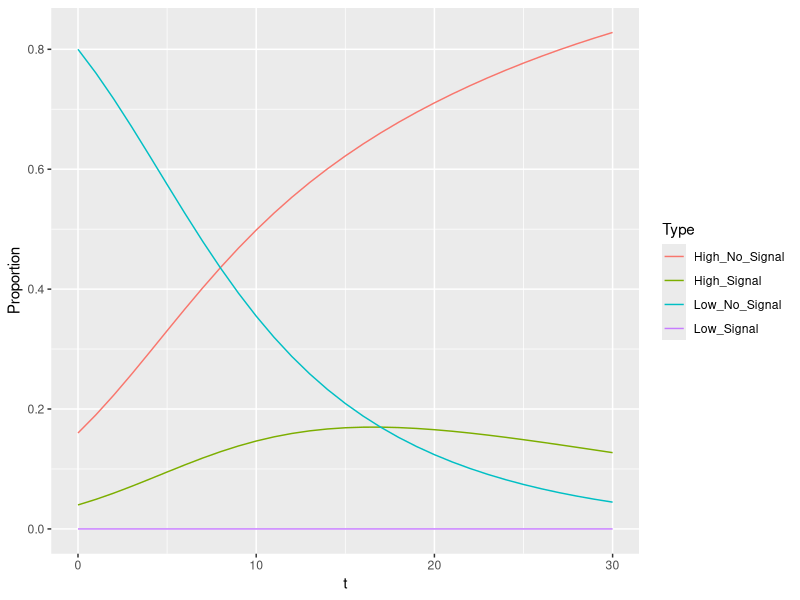
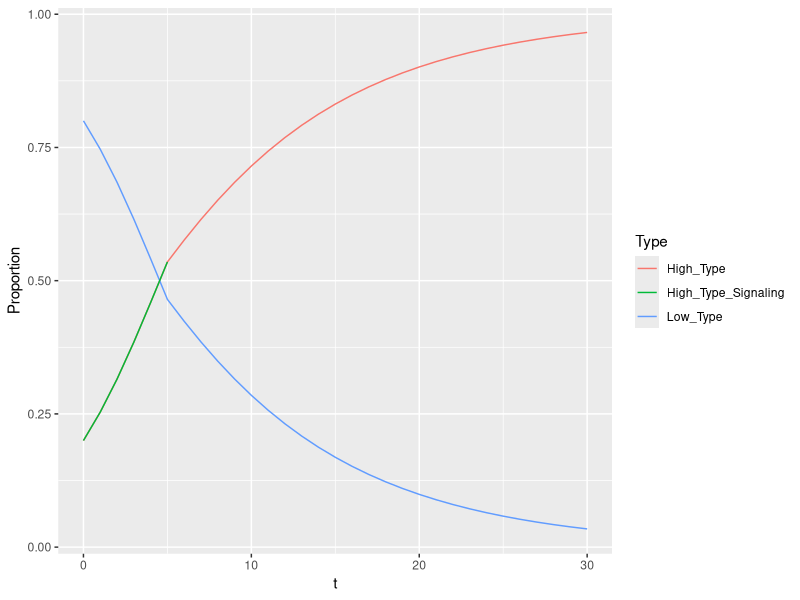
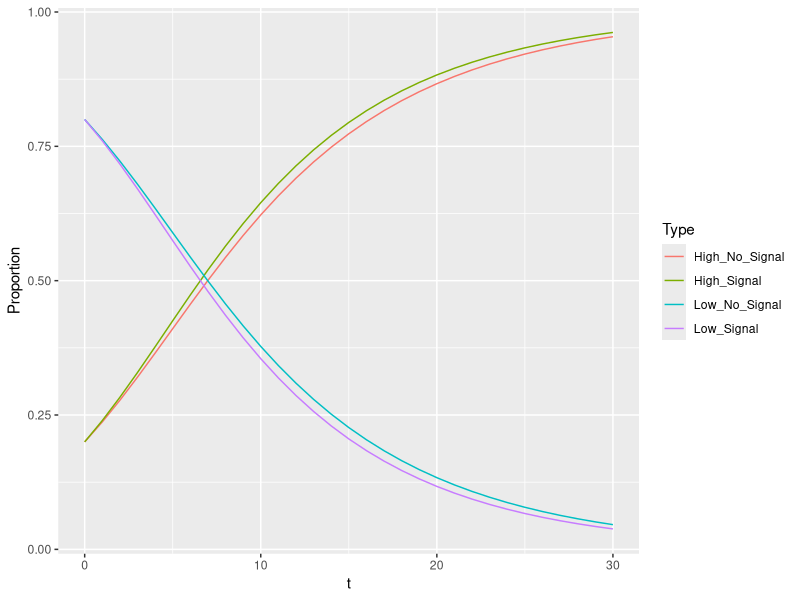
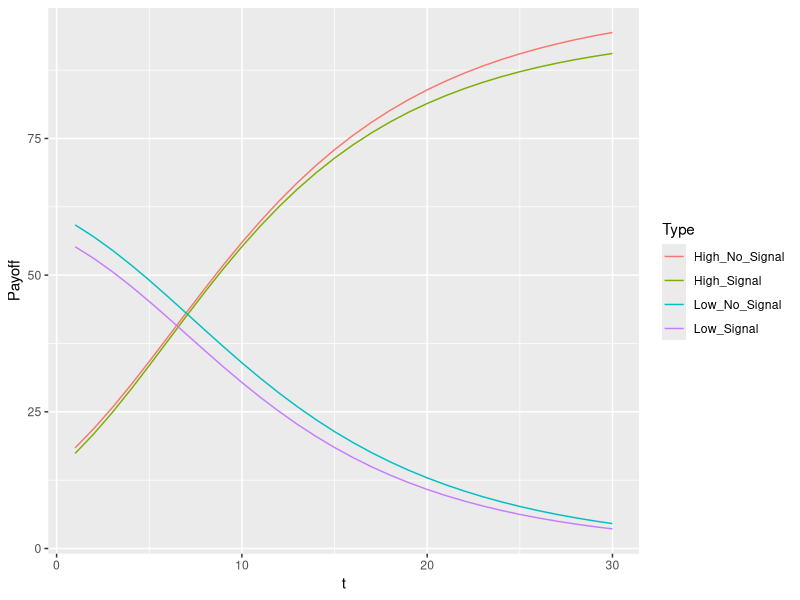
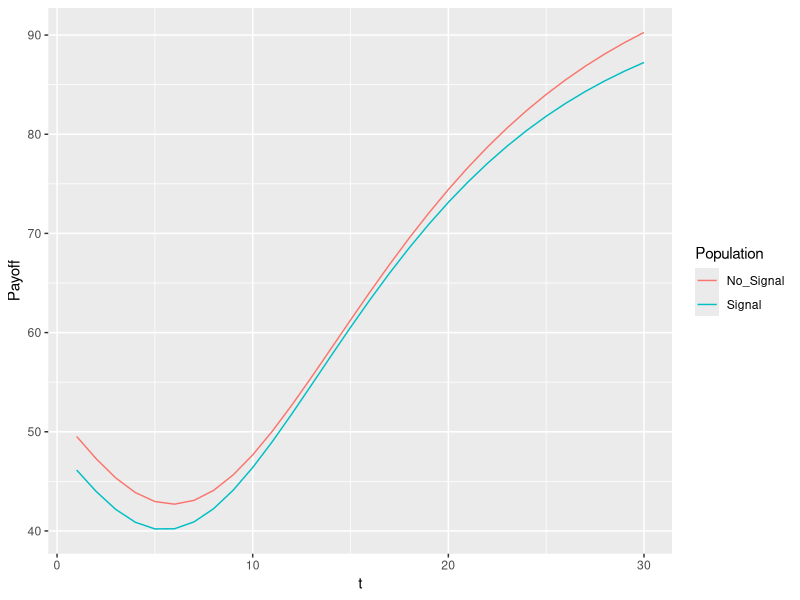
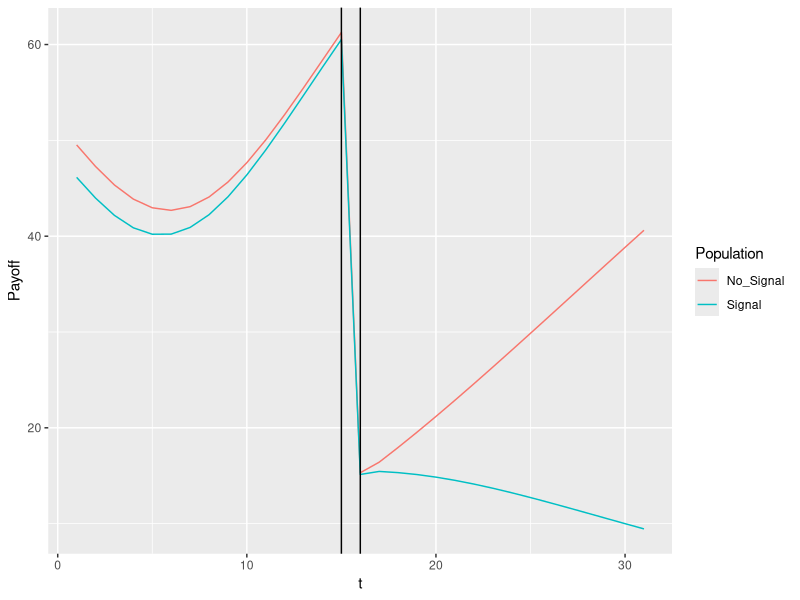
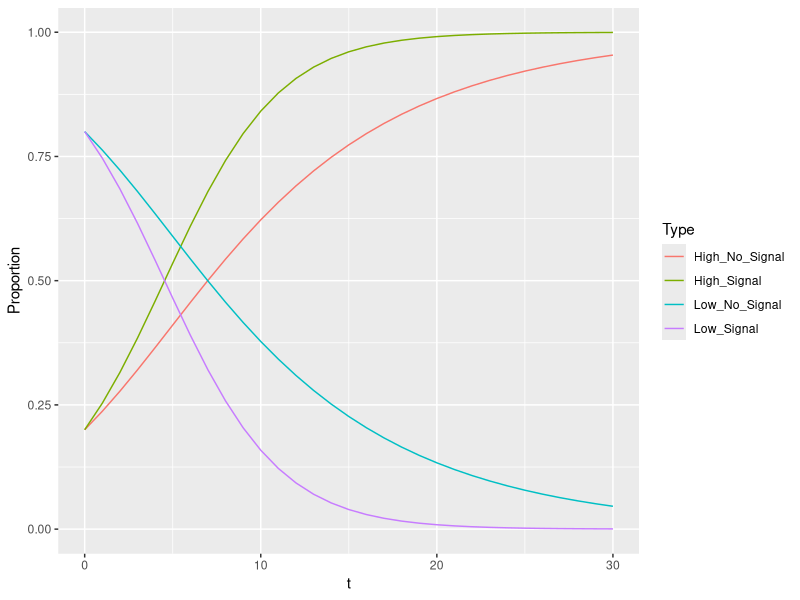
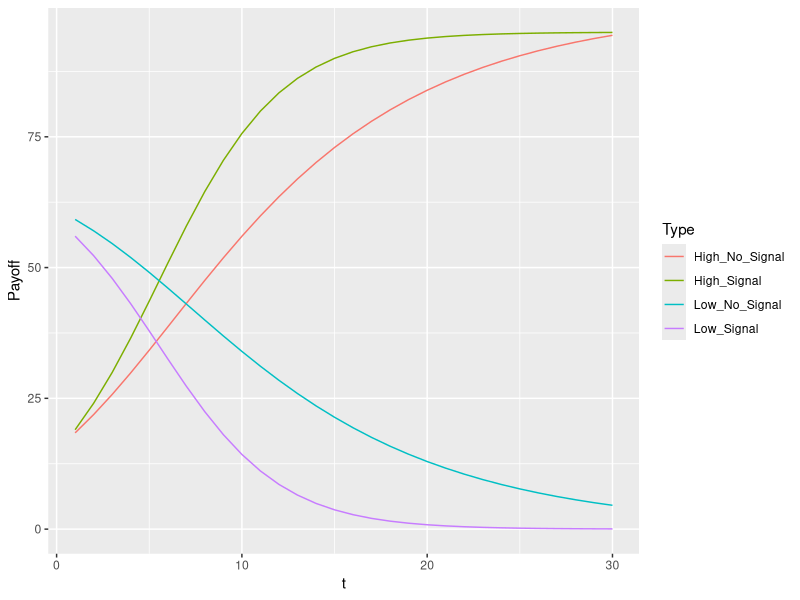

Write R code to recreate these figures, in order.
library("tidyverse", "shiny", "stringr")

time = 30
vHH = 100
vHL = 90
vLH = 90
vLL = 70
K = 5
ratio = .2
ratio_l = 0
ratio_h = .2

evo = function(ratio, ratio_h, ratio_l, vHH, vHL, vLH, vLL, K, time){
  H_N = (1-ratio_h)*ratio
  H_S = ratio_h*ratio
  L_N = (1-ratio_l)*(1-ratio)
  L_S = ratio_l*(1-ratio)
  pop = data.frame(H_N,H_S,L_N,L_S)
  SHH = max(vHH - K, 0)
  SHL = max(vHL - K, 0)
  SLH = max(vLH - K, 0)
  SLL = max(vLL - K, 0)
  payoffs = data.frame(vHH,vHL,vLH,vLL,SHH,SHL,SLH,SLL)
  for(i in 1:time){
    H_N = as.numeric(tail(pop,1)[1])
    H_S = as.numeric(tail(pop,1)[2])
    L_N = as.numeric(tail(pop,1)[3])
    L_S = as.numeric(tail(pop,1)[4])
    S_H = if(H_S+L_S>0){
      H_S/(H_S+L_S)} else {0}
    S_L = 1-S_H
    N_H = if(H_N+L_N>0){
      H_N/(H_N+L_N)} else {0}
    N_L = 1-N_H
    H_N_P = H_N*(N_H*as.numeric(payoffs[1])+N_L*as.numeric(payoffs[2]))
    H_S_P = H_S*(S_H*as.numeric(payoffs[5])+S_L*as.numeric(payoffs[6]))
    L_N_P = L_N*(N_H*as.numeric(payoffs[3])+N_L*as.numeric(payoffs[4]))
    L_S_P = L_S*(S_H*as.numeric(payoffs[7])+S_L*as.numeric(payoffs[8]))
    Total_P = H_N_P+H_S_P+L_N_P+L_S_P
    H_N = H_N_P/Total_P
    H_S = H_S_P/Total_P
    L_N = L_N_P/Total_P
    L_S = L_S_P/Total_P
    pop1 = data.frame(H_N,H_S,L_N,L_S)
    pop = rbind(pop, pop1)
  }
  pop = pop %>%
    rename(High_No_Signal = H_N,
           High_Signal = H_S,
           Low_No_Signal = L_N,
           Low_Signal = L_S) %>%
    mutate(t = 0:time) %>%
    gather("High_No_Signal", "High_Signal", "Low_No_Signal", "Low_Signal", key = Type, value = Proportion)
}

pop_evo = evo(ratio, ratio_h, ratio_l, vHH, vHL, vLH, vLL, K, time)

ggplot(data = pop_evo, aes(x = t, y = Proportion, color = Type)) +
  geom_line()


evo_elect = function(ratio, vHH, vHL, vLH, vLL, K, time){
  SHH = max(vHH - K, 0)
  SHL = max(vHL - K, 0)
  SLH = max(vLH - K, 0)
  SLL = max(vLL - K, 0)
  payoffs = data.frame(vHH,vHL,vLH,vLL,SHH,SHL,SLH,SLL)
  H = ratio
  L = 1-ratio
  vH = H*vHH+L*vHL
  if(SHH>vH){
    S = 1
  } else {
    S = 0
  }
  pop = data.frame(H,L,S)
  for(i in 1:time){
    H = as.numeric(tail(pop,1)[1])
    L = as.numeric(tail(pop,1)[2])
    vH = H*as.numeric(payoffs[1])+L*as.numeric(payoffs[2])
    if(SHH>vH){
      S = 1
      H_P = H*SHH
    } else {
      S = 0
      H_P = H*vH
    }
    L_P = L*((1-S)*(H*vLH+L*vLL)+S*vLL)
    Total_P = H_P+L_P
    H = H_P/Total_P
    L = L_P/Total_P
    pop1 = data.frame(H,L,S)
    pop = rbind(pop, pop1)
  }
  pop = pop %>%
    rename(High_Type = H,
           Low_Type = L,
           Signal = S) %>%
    mutate(t = 0:time) %>%
    gather("High_Type", "Low_Type", key = Type, value = Proportion)
  pop$Signal[pop$Type=="Low_Type"]=0
  pop$Signal = as.factor(pop$Signal)
  pop
}

pop_evo_elect = evo_elect(ratio, vHH, vHL, vLH, vLL, K, time)

pop_evo_electS = pop_evo_elect %>%
  filter(Signal == 1)
pop_evo_electS$Type = "High_Type_Signaling"

ggplot(data = pop_evo_elect, aes(x = t, y = Proportion, color = Type)) +
  geom_line()+
  geom_line(data = pop_evo_electS, aes(x = t, y = Proportion, color = Type))

evo_apart = function(ratio, vHH, vHL, vLH, vLL, K, time){
  H_N = ratio
  H_S = ratio
  L_N = 1-ratio
  L_S = 1-ratio
  pop = data.frame(H_N,H_S,L_N,L_S)
  SHH = max(vHH - K, 0)
  SHL = max(vHL - K, 0)
  SLH = max(vLH - K, 0)
  SLL = max(vLL - K, 0)
  payoffs = data.frame(vHH,vHL,vLH,vLL,SHH,SHL,SLH,SLL)
  fitness = data.frame()
  for(i in 1:time){
    H_N = as.numeric(tail(pop,1)[1])
    H_S = as.numeric(tail(pop,1)[2])
    L_N = as.numeric(tail(pop,1)[3])
    L_S = as.numeric(tail(pop,1)[4])
    H_N_P = H_N*(H_N*as.numeric(payoffs[1])+L_N*as.numeric(payoffs[2]))
    H_S_P = H_S*(H_S*as.numeric(payoffs[5])+L_S*as.numeric(payoffs[6]))
    L_N_P = L_N*(H_N*as.numeric(payoffs[3])+L_N*as.numeric(payoffs[4]))
    L_S_P = L_S*(H_S*as.numeric(payoffs[7])+L_S*as.numeric(payoffs[8]))
    Total_N_P = H_N_P+L_N_P
    Total_S_P = H_S_P+L_S_P
    H_N = H_N_P/Total_N_P
    H_S = H_S_P/Total_S_P
    L_N = L_N_P/Total_N_P
    L_S = L_S_P/Total_S_P
    fitness1 = data.frame(H_N_P,H_S_P,L_N_P,L_S_P)
    fitness = rbind(fitness, fitness1)
    pop1 = data.frame(H_N,H_S,L_N,L_S)
    pop = rbind(pop, pop1)
  }
  group_pay = pop[2:(time+1),]*fitness
  group_pay = group_pay %>%
    mutate(No_Signal = H_N+L_N,
           Signal = H_S+L_S,
           t = 1:time) %>%
    gather("Signal", "No_Signal", key = Population, value = Payoff)
  pop = pop %>%
    rename(High_No_Signal = H_N,
           High_Signal = H_S,
           Low_No_Signal = L_N,
           Low_Signal = L_S) %>%
    mutate(t = 0:time) %>%
    gather("High_No_Signal", "High_Signal", "Low_No_Signal", "Low_Signal", key = Type, value = Proportion)
  fitness = fitness %>%
    rename(High_No_Signal = H_N_P,
           High_Signal = H_S_P,
           Low_No_Signal = L_N_P,
           Low_Signal = L_S_P) %>%
    mutate(t = 1:time) %>%
    gather("High_No_Signal", "High_Signal", "Low_No_Signal", "Low_Signal", key = Type, value = Payoff)
  list(pop, fitness, group_pay)
}

pop_evo_A = evo_apart(ratio, vHH, vHL, vLH, vLL, K, time)[[1]]
pay_evo_A = evo_apart(ratio, vHH, vHL, vLH, vLL, K, time)[[2]]
group_evo_A = evo_apart(ratio, vHH, vHL, vLH, vLL, K, time)[[3]]

ggplot(data = pop_evo_A, aes(x = t, y = Proportion, color = Type)) +
  geom_line()

ggplot(data = pay_evo_A, aes(x = t, y = Payoff, color = Type))+
  geom_line()

ggplot(data = group_evo_A, aes(x = t, y = Payoff, color = Population))+
  geom_line()

evo_join = function(ratio, vHH, vHL, vLH, vLL, K, time){
  H_N = ratio
  H_S = ratio
  L_N = 1-ratio
  L_S = 1-ratio
  pop = data.frame(H_N,H_S,L_N,L_S)
  SHH = max(vHH - K, 0)
  SHL = max(vHL - K, 0)
  SLH = max(vLH - K, 0)
  SLL = max(vLL - K, 0)
  payoffs = data.frame(vHH,vHL,vLH,vLL,SHH,SHL,SLH,SLL)
  fitness = data.frame()
  for(i in 1:ceiling(time/2)){
    H_N = as.numeric(tail(pop,1)[1])
    H_S = as.numeric(tail(pop,1)[2])
    L_N = as.numeric(tail(pop,1)[3])
    L_S = as.numeric(tail(pop,1)[4])
    H_N_P = H_N*(H_N*as.numeric(payoffs[1])+L_N*as.numeric(payoffs[2]))
    H_S_P = H_S*(H_S*as.numeric(payoffs[5])+L_S*as.numeric(payoffs[6]))
    L_N_P = L_N*(H_N*as.numeric(payoffs[3])+L_N*as.numeric(payoffs[4]))
    L_S_P = L_S*(H_S*as.numeric(payoffs[7])+L_S*as.numeric(payoffs[8]))
    Total_N_P = H_N_P+L_N_P
    Total_S_P = H_S_P+L_S_P
    H_N = H_N_P/Total_N_P
    H_S = H_S_P/Total_S_P
    L_N = L_N_P/Total_N_P
    L_S = L_S_P/Total_S_P
    fitness1 = data.frame(H_N_P,H_S_P,L_N_P,L_S_P)
    fitness = rbind(fitness, fitness1)
    pop1 = data.frame(H_N,H_S,L_N,L_S)
    pop = rbind(pop, pop1)
  }
  pop1 = pop1/2
  pop = rbind(pop,pop1)
  fitness1 = fitness1/2
  fitness = rbind(fitness, fitness1)
  for(i in (ceiling(time/2)+1):time){
    H_N = as.numeric(tail(pop,1)[1])
    H_S = as.numeric(tail(pop,1)[2])
    L_N = as.numeric(tail(pop,1)[3])
    L_S = as.numeric(tail(pop,1)[4])
    S_H = if(H_S+L_S>0){
      H_S/(H_S+L_S)} else {0}
    S_L = 1-S_H
    N_H = if(H_N+L_N>0){
      H_N/(H_N+L_N)} else {0}
    N_L = 1-N_H
    H_N_P = H_N*(N_H*as.numeric(payoffs[1])+N_L*as.numeric(payoffs[2]))
    H_S_P = H_S*(S_H*as.numeric(payoffs[5])+S_L*as.numeric(payoffs[6]))
    L_N_P = L_N*(N_H*as.numeric(payoffs[3])+N_L*as.numeric(payoffs[4]))
    L_S_P = L_S*(S_H*as.numeric(payoffs[7])+S_L*as.numeric(payoffs[8]))
    Total_P = H_N_P+H_S_P+L_N_P+L_S_P
    H_N = H_N_P/Total_P
    H_S = H_S_P/Total_P
    L_N = L_N_P/Total_P
    L_S = L_S_P/Total_P
    fitness1 = data.frame(H_N_P,H_S_P,L_N_P,L_S_P)
    fitness = rbind(fitness, fitness1)
    pop1 = data.frame(H_N,H_S,L_N,L_S)
    pop = rbind(pop, pop1)
  }
  group_pay = pop[2:(time+2),]*fitness
  group_pay = group_pay %>%
    mutate(No_Signal = H_N+L_N,
           Signal = H_S+L_S,
           t = 1:(time+1)) %>%
    gather("Signal", "No_Signal", key = Population, value = Payoff)
  pop = pop %>%
    rename(High_No_Signal = H_N,
           High_Signal = H_S,
           Low_No_Signal = L_N,
           Low_Signal = L_S) %>%
    mutate(t = 0:(time+1)) %>%
    gather("High_No_Signal", "High_Signal", "Low_No_Signal", "Low_Signal", key = Type, value = Proportion)
  fitness = fitness %>%
    rename(High_No_Signal = H_N_P,
           High_Signal = H_S_P,
           Low_No_Signal = L_N_P,
           Low_Signal = L_S_P) %>%
    mutate(t = 1:(time+1)) %>%
    gather("High_No_Signal", "High_Signal", "Low_No_Signal", "Low_Signal", key = Type, value = Payoff)
  list(pop, fitness, group_pay)
}

test=evo_join(ratio, vHH, vHL, vLH, vLL, K, time)

ggplot(data = test[[3]], aes(x = t, y = Payoff, color = Population)) +
  geom_line()+
  geom_vline(xintercept = ceiling(time/2))+
  geom_vline(xintercept = ceiling(time/2)+1)


evo_apart_high = function(ratio, vHH, vHL, vLH, vLL, K, time){
  H_N = ratio
  H_S = ratio
  L_N = 1-ratio
  L_S = 1-ratio
  pop = data.frame(H_N,H_S,L_N,L_S)
  SHH = max(vHH - K, 0)
  SHL = max(vHL - K, 0)
  SLH = max(vLH - K, 0)
  SLL = max(vLL - K, 0)
  payoffs = data.frame(vHH,vHL,vLH,vLL,SHH,SHL,SLH,SLL)
  fitness = data.frame()
  for(i in 1:time){
    H_N = as.numeric(tail(pop,1)[1])
    H_S = as.numeric(tail(pop,1)[2])
    L_N = as.numeric(tail(pop,1)[3])
    L_S = as.numeric(tail(pop,1)[4])
    H_N_P = H_N*(H_N*as.numeric(payoffs[1])+L_N*as.numeric(payoffs[2]))
    H_S_P = SHH*H_S
    L_N_P = L_N*(H_N*as.numeric(payoffs[3])+L_N*as.numeric(payoffs[4]))
    L_S_P = vLL*L_S
    Total_N_P = H_N_P+L_N_P
    Total_S_P = H_S_P+L_S_P
    H_N = H_N_P/Total_N_P
    H_S = H_S_P/Total_S_P
    L_N = L_N_P/Total_N_P
    L_S = L_S_P/Total_S_P
    fitness1 = data.frame(H_N_P,H_S_P,L_N_P,L_S_P)
    fitness = rbind(fitness, fitness1)
    pop1 = data.frame(H_N,H_S,L_N,L_S)
    pop = rbind(pop, pop1)
  }
  group_pay = pop[2:(time+1),]*fitness
  group_pay = group_pay %>%
    mutate(No_Signal = H_N+L_N,
           Signal = H_S+L_S,
           t = 1:time) %>%
    gather("Signal", "No_Signal", key = Population, value = Payoff)
  pop = pop %>%
    rename(High_No_Signal = H_N,
           High_Signal = H_S,
           Low_No_Signal = L_N,
           Low_Signal = L_S) %>%
    mutate(t = 0:time) %>%
    gather("High_No_Signal", "High_Signal", "Low_No_Signal", "Low_Signal", key = Type, value = Proportion)
  fitness = fitness %>%
    rename(High_No_Signal = H_N_P,
           High_Signal = H_S_P,
           Low_No_Signal = L_N_P,
           Low_Signal = L_S_P) %>%
    mutate(t = 1:time) %>%
    gather("High_No_Signal", "High_Signal", "Low_No_Signal", "Low_Signal", key = Type, value = Payoff)
  list(pop, fitness, group_pay)
}

pop_evo_A_H = evo_apart_high(ratio, vHH, vHL, vLH, vLL, K, time)[[1]]
pay_evo_A_H = evo_apart_high(ratio, vHH, vHL, vLH, vLL, K, time)[[2]]
group_evo_A_H = evo_apart_high(ratio, vHH, vHL, vLH, vLL, K, time)[[3]]

ggplot(data = pop_evo_A_H, aes(x = t, y = Proportion, color = Type)) +
  geom_line()

ggplot(data = pay_evo_A_H, aes(x = t, y = Payoff, color = Type))+
  geom_line()

ggplot(data = group_evo_A_H, aes(x = t, y = Payoff, color = Population))+
  geom_line()
